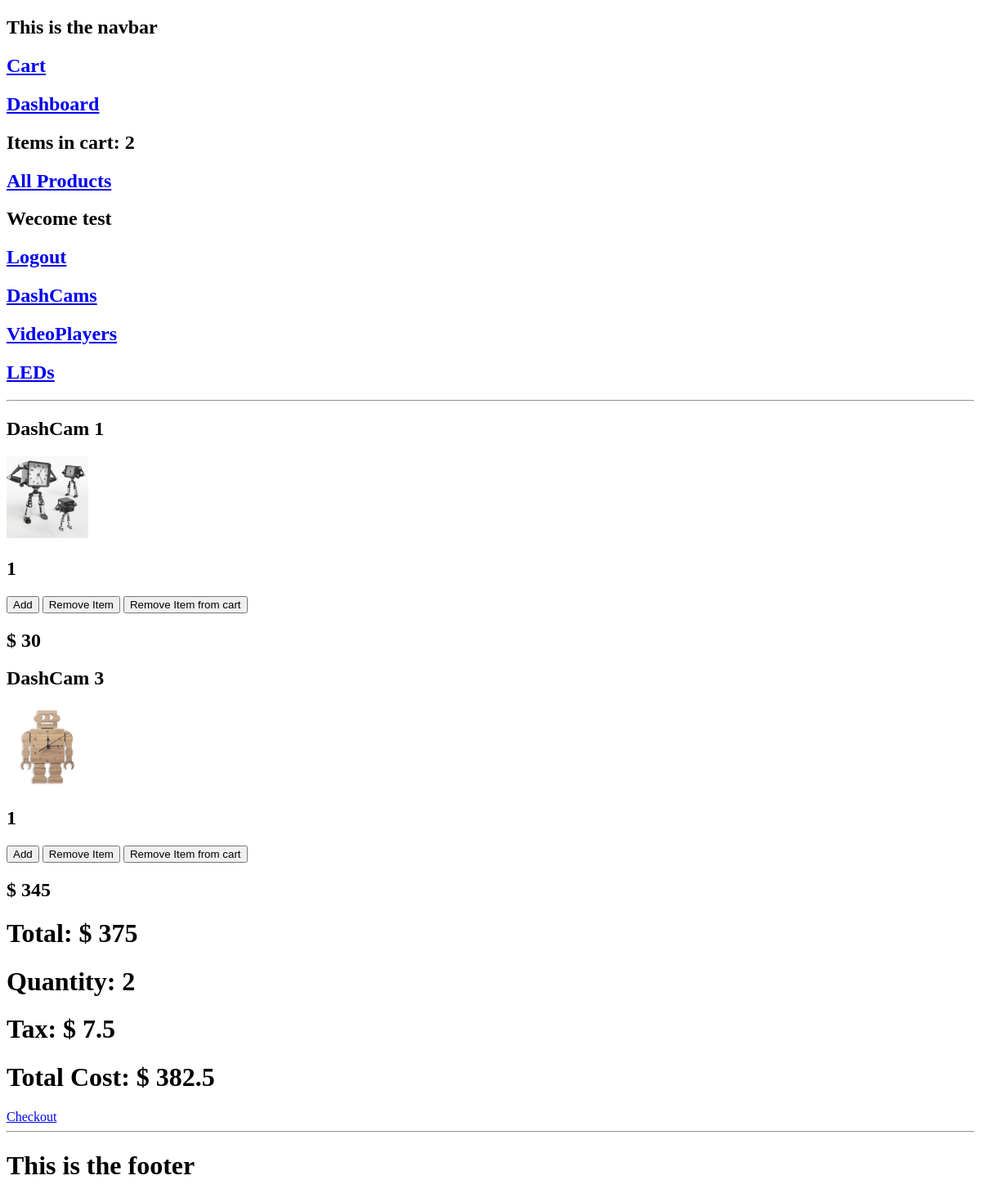
Before: /cart/ (signed in) with the older database file.
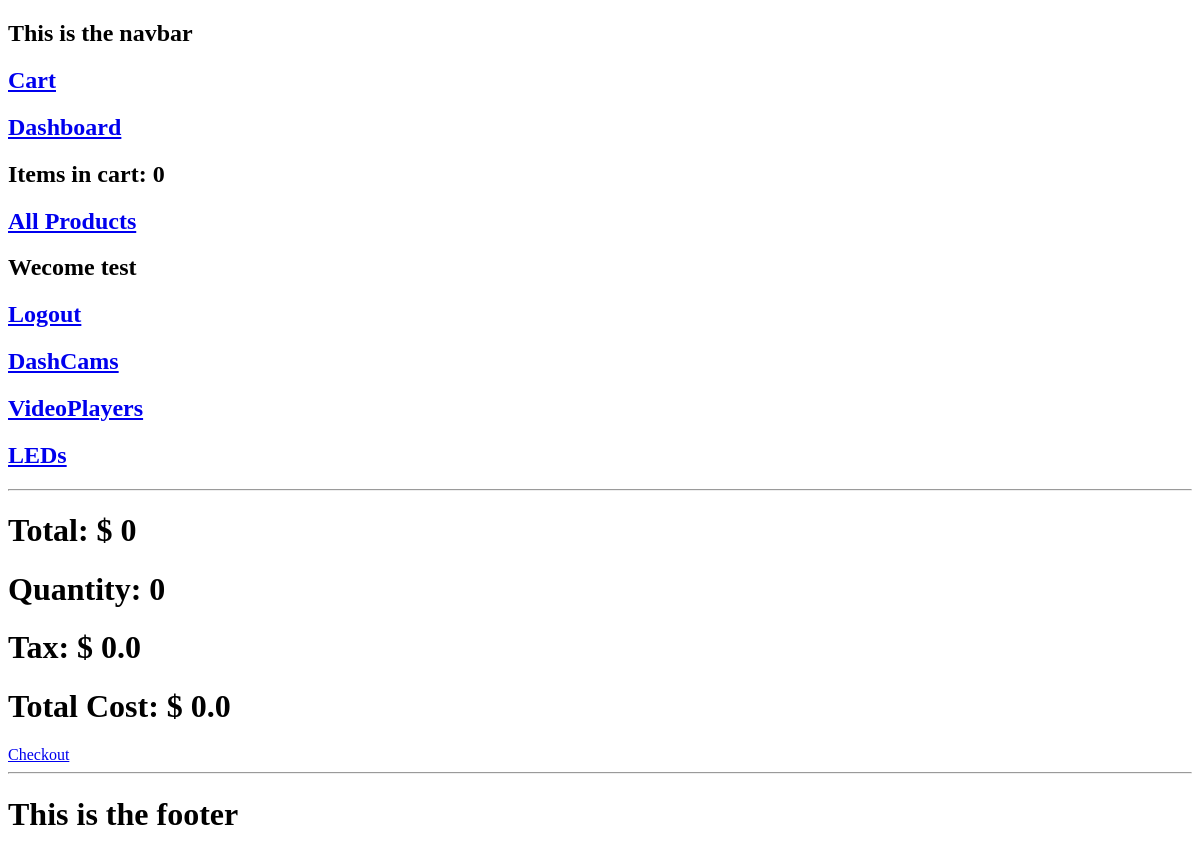
After: the same page with the newer database file.
### accounts/models.py (models this page shows, shortened)
class Account(AbstractBaseUser):
    username = models.CharField(max_length=50, unique=True)
    email = models.EmailField(max_length=100, unique=True)
    phone_number = models.CharField(max_length=50)
    date_joined = models.DateTimeField(auto_now_add=True)
    last_login = models.DateTimeField(auto_now_add=True)
    is_admin = models.BooleanField(default=False)
    is_staff = models.BooleanField(default=False)
    is_active = models.BooleanField(default=False)
    is_superadmin = models.BooleanField(default=False)
    USERNAME_FIELD = 'email'
    REQUIRED_FIELDS = ['username']
    objects = MyAccountManager()

### category/models.py (models this page shows, shortened)
class Category(models.Model):
    category_name = models.CharField(max_length=50, unique=True)
    slug = models.SlugField(max_length=100, unique=True)
    description = models.TextField(max_length=255)
    cat_image = models.ImageField(upload_to='photos/categories', blank=True)
    class Meta:
        verbose_name = 'category'
        verbose_name_plural = 'categories'
    def get_url(self):
        return reverse('products_by_category', args = [self.slug])

### cart/models.py (models this page shows, shortened)
class CartItem(models.Model):
    user = models.ForeignKey(Account, on_delete=models.CASCADE, null=True)
    product = models.ForeignKey(Product, on_delete=models.CASCADE)
    cart = models.ForeignKey(Cart, on_delete=models.CASCADE, null=True)
    quantity = models.IntegerField()
    is_active = models.BooleanField(default=True)
    def sub_total(self):
        return self.product.price * self.quantity

### store/models.py (models this page shows, shortened)
class Product(models.Model):
    product_name = models.CharField(max_length=200, unique=True)
    slug = models.SlugField(max_length=200, unique=True)
    description = models.TextField(max_length=1000, blank=True)
    price = models.IntegerField()
    images = models.ImageField(upload_to='photos/products')
    stock = models.IntegerField()
    is_available = models.BooleanField(default=True)
    category = models.ForeignKey(Category, on_delete=models.CASCADE)
    create_date = models.DateTimeField(auto_now_add=True)
    modified_date = models.DateTimeField(auto_now=True)

### cart/views.py (the view)
# urls.py: path('', views.cart, name='cart'),
def cart(request, total=0, quantity=0, cart_items=None):
    try:
        tax = 0
        grand_total = 0
        if request.user.is_authenticated:
            cart_items = CartItem.objects.filter(user=request.user, is_active=True)
        else:
            cart = Cart.objects.get(cart_id=_cart_id(request))
            cart_items = CartItem.objects.filter(cart=cart, is_active=True)
        for cart_item in cart_items:
            total += (cart_item.product.price * cart_item.quantity)
            quantity += cart_item.quantity
        tax = (2 * total)/100
        grand_total = total + tax
    except ObjectDoesNotExist:
        pass
    context = {
        'total': total,
        'quantity': quantity,
        'cart_items': cart_items,
        'tax': tax,
        'grand_total': grand_total,
    }
    return render(request, 'cart/cart.html', context=context)

### cart/context_processors.py (called while the page is built)
def counter(request):
    cart_count = 0
    if 'admin' in request.path:
        return {}
    else:
        try:
            cart = Cart.objects.filter(cart_id=_cart_id(request))
            if request.user.is_authenticated:
                cart_items = CartItem.objects.all().filter(user=request.user)
            else:
                cart_items = CartItem.objects.all().filter(cart=cart[:1])
            for cart_item in cart_items:
                cart_count += cart_item.quantity
        except Cart.DoesNotExist:
            cart_count = 0
    return dict(cart_count=cart_count)

### cart/views.py (called while the page is built)
def _cart_id(request):
    cart = request.session.session_key
    if not cart:
        cart = request.session.create()
    return cart

### category/context_processors.py (called while the page is built)
def menu_links(request):
    links = Category.objects.all()
    return dict(links=links)

### templates/cart/cart.html (shortened to what this page needs)
{% extends 'base/base.html' %}
{% load static %}
{% block content %}
    {% for item in cart_items %}
        <h2>{{ item.product.product_name }}</h2>
        <img style="width: 100px;" src="{{ item.product.images.url }}"/>
        <h2>{{ item.quantity }}</h2>
        <a href="{% url 'add_to_cart' item.product.id %}"><button>Add</button></a>
        <a href="{% url 'reduce_cart' item.product.id  item.id %}"><button>Remove Item</button></a>
        <a href="{% url 'remove_cart_item' item.product.id item.id %}"><button>Remove Item from cart</button></a>
        <h2>$ {{ item.sub_total }}</h2>
    {% endfor %}
        <h1>Total: $ {{total}}</h1>
        <h1>Quantity: {{quantity}}</h1>
        <h1>Tax:  $ {{tax}}</h1>
        <h1>Total Cost: $ {{grand_total}}</h1>
        <a href="{% url 'checkout' %}">Checkout</a>
{% endblock %}

### templates/base/base.html (shortened to what this page needs)
<!DOCTYPE html>
<html lang="en">
<head>
</head>
<body>
{% include 'base/navbar.html' %}
{% block content%}
{% endblock %}
{% include 'base/footer.html' %}
</body>
</html>

### templates/base/navbar.html
<nav>
    <h1>This is the navbar</h1>
    <a href="{% url 'cart'%}"><h2>Cart</h2></a>
    <a href="{% url 'dashboard'%}"><h2>Dashboard</h2></a>
    <h2>Items in cart: {{cart_count}}</h2>
    <a href="{% url 'store'%}"><h2>All Products</h2></a>
    {% if user.id is None %}
    <a href="{% url 'login'%}"><h2>Sign In </h2></a>
    <a href="{% url 'register'%}"><h2>Register</h2></a>
    {% else %}
    <h2>Wecome {{user.username}}</h2>
    <a href="{% url 'logout'%}"><h2>Logout</h2></a>
    {% endif %}
    {% for category in links %}
        <a href="{{ category.get_url }}"><h2>{{category.category_name}}</h2></a>
    {% endfor %}
    <hr>
</nav>

### templates/base/footer.html
<footer>
    <hr>
    <h1>This is the footer</h1>
</footer>

Changed rows visible on the page:
removed CartItem: product.product_name "DashCam 1", product.images (picture), quantity "1", sub_total "30"
removed CartItem: product.product_name "DashCam 3", product.images (picture), quantity "1", sub_total "345"
Other visible differences:
{{ cart_count }}: "2" → "0"
{{ total }}: "375" → "0"
{{ quantity }}: "2" → "0"
{{ tax }}: "7.5" → "0.0"
{{ grand_total }}: "382.5" → "0.0"
